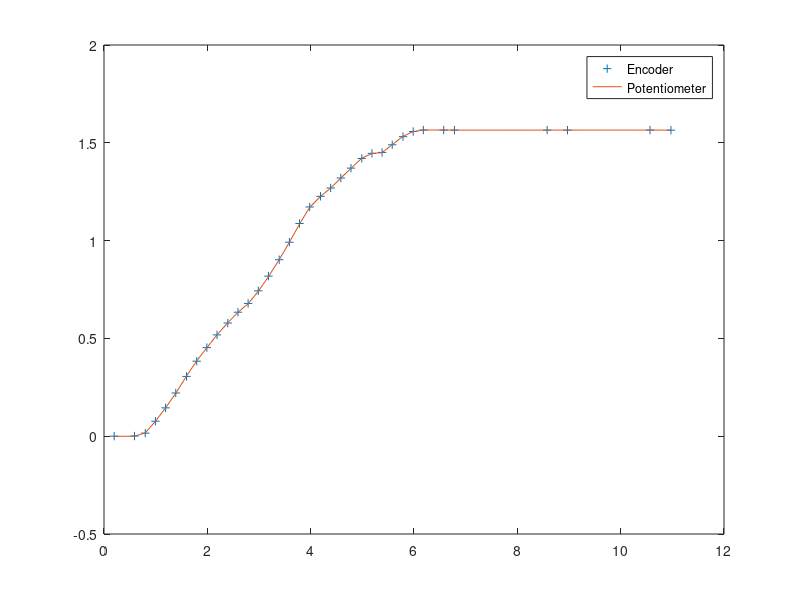

Write the MATLAB code that produced this figure.
function [corr, estr] = AnaCalibFlexPlate() 

estr = [] ; corr = [] ; 
x =  load('CalibFlexPlatePot.mat'); 
r = x.r ; 
% t = r.t ;

travel = max(r.AxisReadout_6) - min(r.AxisReadout_6) ; 
tol = 0.08 ; 
if ( travel < pi/2-tol || travel > pi/2+tol )
    estr = 'Travel was too big or too small, retry experiment' ; 
    return ; 
end

if abs( x.PotCenter - r.FlexPlateRatio(1) ) > 0.05 
    estr = 'You moved to fast, missed the start, retry experiment' ; 
    return ; 
end


dvec = 1:20 ; 
ee   = dvec * 0 ; 
ppv = [ee ; ee ] ; 
for cnt = 1:length(dvec) 
    delay = dvec(cnt) ; 
    enc1 = r.AxisReadout_6((1+delay):end) ; 
    pot1 = r.FlexPlateRatio((1):end-delay) ; 
%     t1   = r.t((1):end-delay) ;  
    d = diff(enc1) ; 
    ind = find(d)+1 ; 
    p = polyfit( enc1(ind) , pot1(ind) , 1 ) ; 
    e = pot1(ind) - polyval( p , enc1(ind)) ; 
    ee(cnt) = sum( e.*e) ; 
%     figure(40) ; clf 
%     plot( t1 , enc1 - enc1(1) , t1(ind) , enc1(ind)-enc1(1),'d' , t1(ind) , (pot1(ind)-pot1(1)) * -0.985 * x.nomgain,'x')
    ppv(:,cnt) = p(:) ; 
end 

[~,m] = min(ee) ; 
p     = ppv(:,m) ; 

fac = 1/ ( p(1) * x.nomgain) ; % -0.985 ;

delay = m ; 
enc1 = r.AxisReadout_6((1+delay):end) ; 
pot1 = r.FlexPlateRatio((1):end-delay) ; 
t1   = r.t((1):end-delay) ;  
d = diff(enc1) ; 
ind = find(d)+1 ; 

figure(10) ; clf 
%plot( t1(ind) , (enc1(ind)-enc1(1)) ,'+' , t1 , (enc1-enc1(1)) , t1 , (pot1-pot1(1))* x.nomgain * fac  )
plot( t1(ind) , (enc1(ind)-enc1(1)) ,'+' , t1(ind) , (pot1(ind)-pot1(1))* x.nomgain * fac  )
legend('Encoder','Potentiometer') ; 
drawnow 
ButtonName = questdlg('Is the fit good?','FIT Question', 'Yes', 'No', 'No');
if isequal(ButtonName,'Yes')
    corr = 1 - fac ; 
    if abs(corr) > 0.07
        estr = ['Correction factor too big: ', num2str(corr) ]; 
        corr = [] ; 
    end
else
    corr = [] ; 
    estr = 'User aborted fit' ; 
end
end